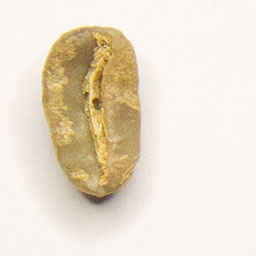
#> input picture Coffe_Beans_Test/_Sysroot/Longberry/lb_1600.jpg, 256 x 256 px, found by its file name
$ python Longberry_bean.py
#> lines starting #> are read from the running program, lines starting #| are printed output that depends on the picture
import cv2 as cv
from matplotlib import pyplot as plt

img = cv.imread('_Sysroot\Longberry\lb_1600.jpg')
#> img is the input picture: shape (256, 256, 3); mean B, G, R 205.6, 222.6, 233.3
cv.imshow('Longberry', img)

color = ('b','g','r')
for i,col in enumerate(color):
    histr = cv.calcHist([img],[i],None,[256],[0,256])
    plt.plot(histr,color = col)
    plt.xlim([0,256])

plt.title('Colour Histogram of a Longberry Bean')
plt.xlabel('Colour Values')
plt.ylabel('# of pixels')
plt.show()
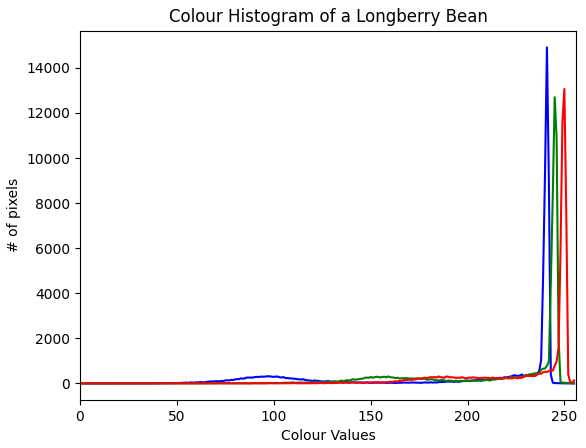
#> figure drawn by matplotlib, 1 panel; curve peaks at x = 241, y = 14908; curve peaks at x = 245, y = 12700; curve peaks at x = 250, y = 13062
